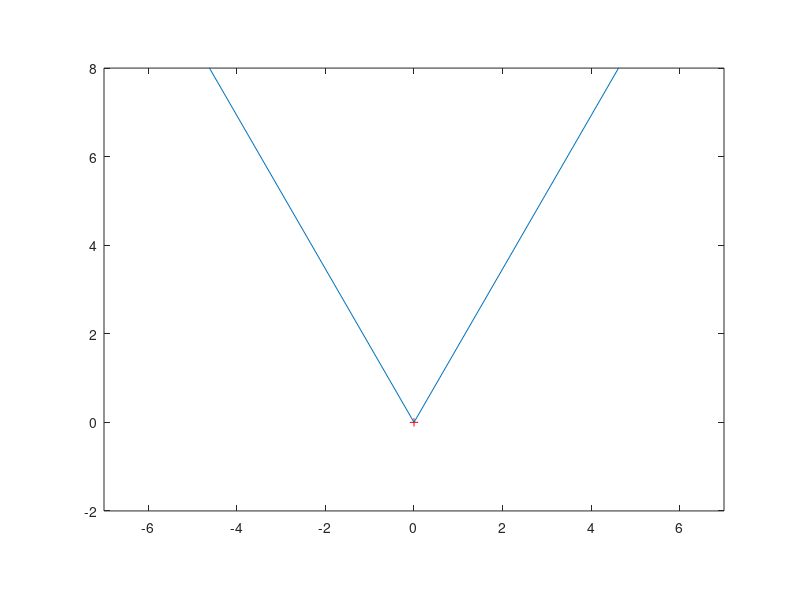

The MATLAB script that drew this image: (Note: this script raises an error after producing the figure.)
% Construct Equilateral triangle
sideLength = 10;

A = [0;0];
B = [-sideLength/2;sideLength*(sqrt(3)/2)];
C = [sideLength/2;sideLength*(sqrt(3)/2)];
sides = [A,B,C,A];

hold off
plot(A(1),A(2), 'r+')
hold on
plot(B(1),B(2), 'r+')
plot(C(1),C(2), 'r+')
plot(sides(1,:),sides(2,:))
axis([-7,7,-2,8])
axis equal



% test point
%P1 = [0;sideLength*(sqrt(3)/3)];
[mouseX, mouseY] = ginput(1);
P1 = [mouseX;mouseY]
plot(P1(1),P1(2), 'r+')


% lines from corners to point
lines = [P1,A,P1,B,P1,C];
plot(lines(1,:),lines(2,:))

%find vectors
vecA = [P1-A];
vecB = [P1-B];
vecC = [P1-C];



% matrix equation for no orthogonal basis vectors https://math.stackexchange.com/questions/148199/equation-for-non-orthogonal-projection-of-a-point-onto-two-vectors-representing

M = [B,C];
Y = (M'*M)\M'*P1;
beta = Y(1)
gamma = Y(2)
alpha = 1-beta-gamma

plot(0,sideLength*alpha,'r+')
plot(B(1)*beta,B(2)*beta, 'r+')
plot(C(1)*gamma,C(2)*gamma, 'r+')